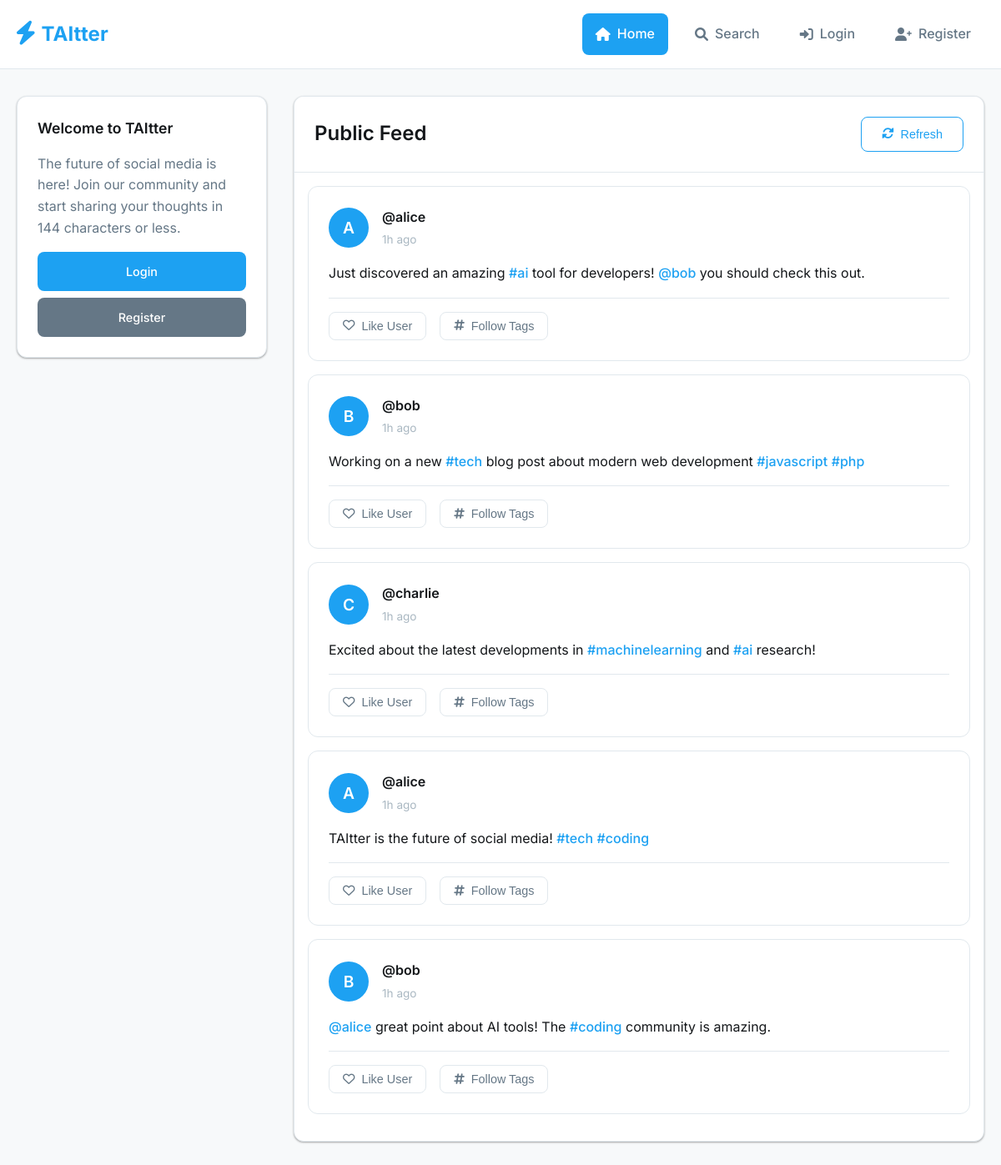
Before: / with the older database file.
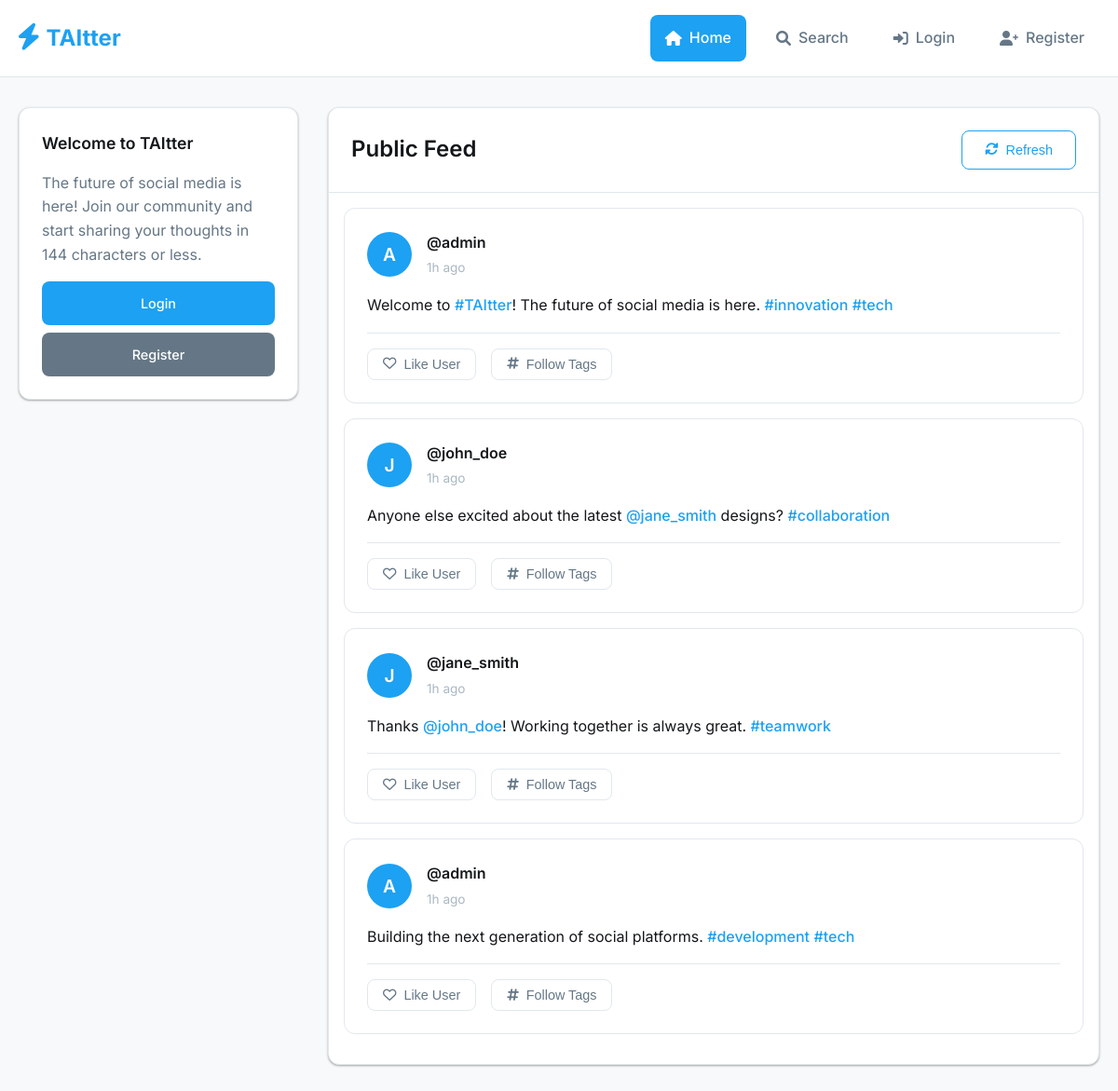
After: the same page with the newer database file.
### tables this page shows
CREATE TABLE posts (
    id INT PRIMARY KEY AUTO_INCREMENT,
    user_id INT NOT NULL,
    content VARCHAR(144) NOT NULL,
    created_at TIMESTAMP DEFAULT CURRENT_TIMESTAMP,
    FOREIGN KEY (user_id) REFERENCES users(id) ON DELETE CASCADE,
    INDEX idx_created_at (created_at),
    INDEX idx_user_id (user_id)
);

CREATE TABLE users (
    id INT PRIMARY KEY AUTO_INCREMENT,
    username VARCHAR(50) UNIQUE NOT NULL,
    email VARCHAR(100) UNIQUE NOT NULL,
    password VARCHAR(255) NOT NULL,
    description TEXT,
    created_at TIMESTAMP DEFAULT CURRENT_TIMESTAMP,
    updated_at TIMESTAMP DEFAULT CURRENT_TIMESTAMP ON UPDATE CURRENT_TIMESTAMP,
    last_login TIMESTAMP NULL
);

### config/config.php (called while the page is built, shortened)
<?php
function is_logged_in() {
    return isset($_SESSION['user_id']) && !empty($_SESSION['user_id']);
}
?>

### models/Post.php (called while the page is built, shortened)
<?php
class Post {
    private $conn;
    private $table_name = "posts";
    public function __construct($db) {
        $this->conn = $db;
    }
    public function getAll($limit = 20, $offset = 0) {
        $query = "SELECT p.id, p.user_id, p.content, p.created_at,
                         u.username, u.description as user_description
                  FROM " . $this->table_name . " p
                  LEFT JOIN users u ON p.user_id = u.id
                  ORDER BY p.created_at DESC
                  LIMIT :limit OFFSET :offset";
        $stmt = $this->conn->prepare($query);
        $stmt->bindParam(":limit", $limit, PDO::PARAM_INT);
        $stmt->bindParam(":offset", $offset, PDO::PARAM_INT);
        $stmt->execute();
        return $stmt->fetchAll(PDO::FETCH_ASSOC);
    }
}
?>

### index.php (the view, shortened to what this page needs)
<?php
require_once 'config/config.php';
require_once 'config/database.php';
require_once 'models/Post.php';
$database = new Database();
$db = $database->getConnection();
$post = new Post($db);
$posts = [];
if(is_logged_in()) {
    $posts = $post->getTimeline(get_current_user_id(), 20, 0);
} else {
    $posts = $post->getAll(20, 0);
}
?>
<!DOCTYPE html>
<html lang="en">
<head>
    <link rel="stylesheet" href="assets/css/style.css">
    <link href="https://cdnjs.cloudflare.com/ajax/libs/font-awesome/6.0.0/css/all.min.css" rel="stylesheet">
</head>
<body>
    <div class="app-container">
        <header class="header">
            <div class="container">
                <div class="header-content">
                    <div class="logo">
                        <i class="fas fa-bolt"></i>
                        <span>TAItter</span>
                    </div>
                    <nav class="nav">
                        <a href="index.php" class="nav-link active">
                            <i class="fas fa-home"></i>
                            <span>Home</span>
                        </a>
                        <a href="search.php" class="nav-link">
                            <i class="fas fa-search"></i>
                            <span>Search</span>
                        </a>
                        <?php if(is_logged_in()): ?>
                            <a href="profile.php" class="nav-link">
                                <i class="fas fa-user"></i>
                                <span>Profile</span>
                            </a>
                            <a href="settings.php" class="nav-link">
                                <i class="fas fa-cog"></i>
                                <span>Settings</span>
                            </a>
                            <a href="api/auth.php" class="nav-link logout-btn" onclick="logout()">
                                <i class="fas fa-sign-out-alt"></i>
                                <span>Logout</span>
                            </a>
                        <?php else: ?>
                            <a href="login.php" class="nav-link">
                                <i class="fas fa-sign-in-alt"></i>
                                <span>Login</span>
                            </a>
                            <a href="register.php" class="nav-link">
                                <i class="fas fa-user-plus"></i>
                                <span>Register</span>
                            </a>
                        <?php endif; ?>
                    </nav>
                </div>
            </div>
        </header>
        <main class="main">
            <div class="container">
                <div class="content-grid">
                    <aside class="sidebar">
                        <?php if(is_logged_in()): ?>
                            <div class="widget">
                                <h3>Quick Actions</h3>
                                <button class="btn btn-primary btn-full" onclick="openPostModal()">
                                    <i class="fas fa-plus"></i>
                                    New Post
                                </button>
                            </div>
                            <div class="widget">
                                <h3>Trending Hashtags</h3>
                                <div id="trending-hashtags">
                                    <div class="loading">Loading...</div>
                                </div>
                            </div>
                            <div class="widget">
                                <h3>Suggested Users</h3>
                                <div id="suggested-users">
                                    <div class="loading">Loading...</div>
                                </div>
                            </div>
                        <?php else: ?>
                            <div class="widget">
                                <h3>Welcome to TAItter</h3>
                                <p>The future of social media is here! Join our community and start sharing your thoughts in 144 characters or less.</p>
                                <div class="auth-buttons">
                                    <a href="login.php" class="btn btn-primary">Login</a>
                                    <a href="register.php" class="btn btn-secondary">Register</a>
                                </div>
                            </div>
                        <?php endif; ?>
                    </aside>
                    <div class="main-content">
                        <div class="feed-header">
                            <h2>
                                <?php if(is_logged_in()): ?>
                                    Your Timeline
                                <?php else: ?>
                                    Public Feed
                                <?php endif; ?>
                            </h2>
                            <button class="btn btn-outline" onclick="refreshFeed()">
                                <i class="fas fa-sync-alt"></i>
                                Refresh
                            </button>
                        </div>
                        <div class="posts-container" id="posts-container">
                            <?php if(empty($posts)): ?>
                                <div class="empty-state">
                                    <i class="fas fa-comments"></i>
                                    <h3>No posts yet</h3>
                                    <p>Be the first to share something!</p>
                                </div>
                            <?php else: ?>
                                <?php foreach($posts as $post): ?>
                                    <div class="post" data-post-id="<?php echo $post['id']; ?>">
                                        <div class="post-header">
                                            <div class="user-info">
                                                <div class="avatar">
                                                    <?php echo strtoupper(substr($post['username'], 0, 1)); ?>
                                                </div>
                                                <div class="user-details">
                                                    <a href="profile.php?username=<?php echo urlencode($post['username']); ?>" class="username">
                                                        @<?php echo htmlspecialchars($post['username']); ?>
                                                    </a>
                                                    <span class="post-time">
                                                        <?php echo time_ago($post['created_at']); ?>
                                                    </span>
                                                </div>
                                            </div>
                                        </div>
                                        <div class="post-content">
                                            <?php echo format_post_content($post['content']); ?>
                                        </div>
                                        <div class="post-actions">
                                            <button class="action-btn like-user-btn" data-user-id="<?php echo $post['user_id']; ?>">
                                                <i class="far fa-heart"></i>
                                                <span>Like User</span>
                                            </button>
                                            <button class="action-btn follow-hashtag-btn" data-hashtags='<?php echo json_encode(extract_hashtags($post['content'])); ?>'>
                                                <i class="fas fa-hashtag"></i>
                                                <span>Follow Tags</span>
                                            </button>
                                        </div>
                                    </div>
                                <?php endforeach; ?>
                            <?php endif; ?>
                        </div>
                    </div>
                </div>
            </div>
        </main>
    </div>
</body>
</html>
<?php
function time_ago($datetime) {
    $time = time() - strtotime($datetime);
    if ($time < 86400) return floor($time/3600) . 'h ago';
    return floor($time/31536000) . 'y ago';
}
function format_post_content($content) {
    $content = htmlspecialchars($content);
    $content = preg_replace('/#(\w+)/', '<a href="hashtag.php?tag=$1" class="hashtag">#$1</a>', $content);
    $content = preg_replace('/@(\w+)/', '<a href="profile.php?username=$1" class="mention">@$1</a>', $content);
    return nl2br($content);
}
function extract_hashtags($content) {
    preg_match_all('/#(\w+)/', $content, $matches);
    return $matches[1];
}
?>

Changed rows visible on the page:
removed posts: user.username "B", user.username "bob", created_at "1h ago", content "@alice great point about AI tools! The #coding community is amazing."
changed posts: user.username "alice" → "admin"; content "Just discovered an amazing #ai tool for developers! @bob you should check this out." → "Welcome to #TAItter ! The future of social media is here. #innovation #tech"
changed posts: user.username "B" → "J"; user.username "bob" → "john_doe"; content "Working on a new #tech blog post about modern web development #javascript #php" → "Anyone else excited about the latest @jane_smith designs? #collaboration"
changed posts: user.username "C" → "J"; user.username "charlie" → "jane_smith"; content "Excited about the latest developments in #machinelearning and #ai research!" → "Thanks @john_doe ! Working together is always great. #teamwork"
changed posts: user.username "alice" → "admin"; content "TAItter is the future of social media! #tech #coding" → "Building the next generation of social platforms. #development #tech"
